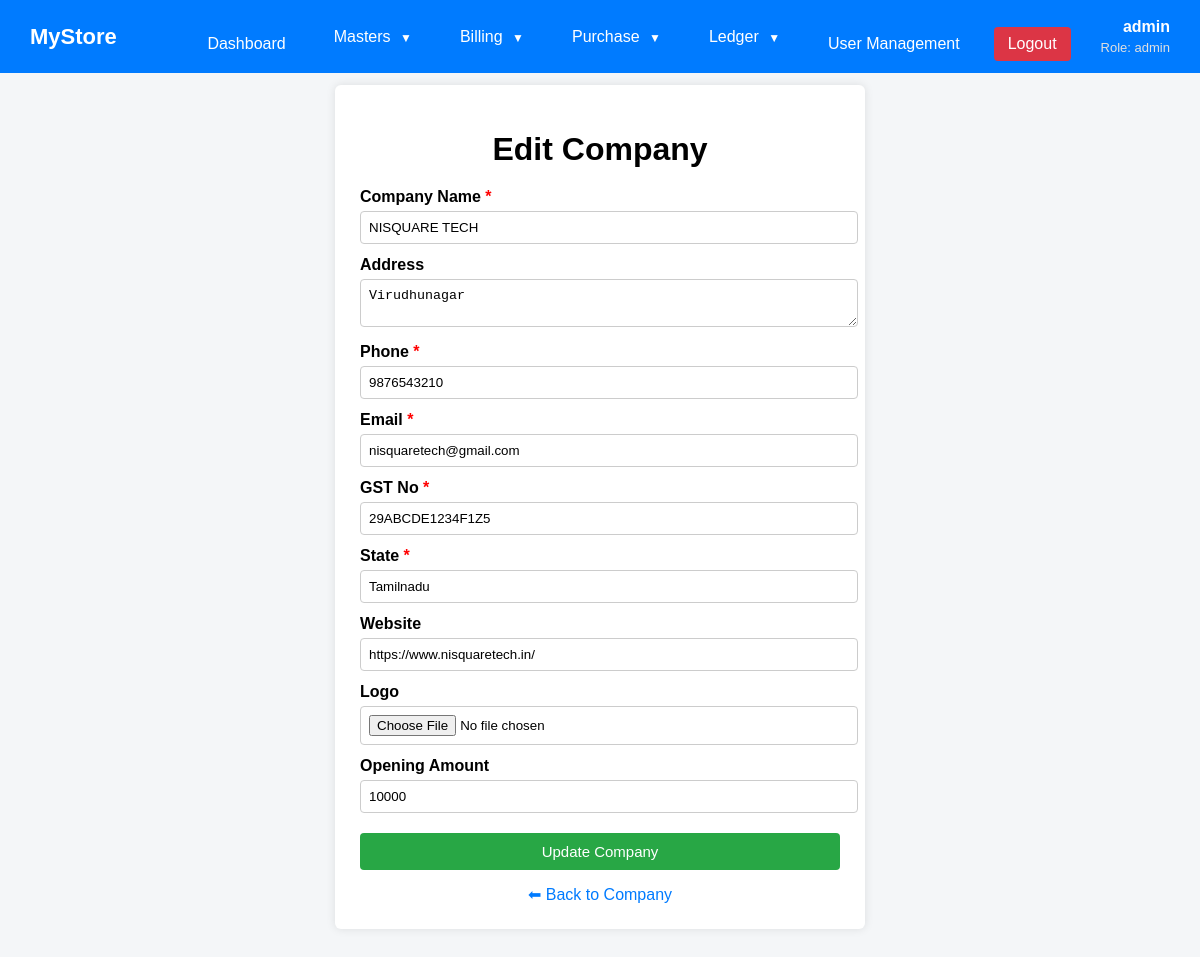
Page /edit_company.php?id=1 (signed in) on the committed database.
### tables this page shows
CREATE TABLE `company` (
  `id` int(11) NOT NULL,
  `comp_name` varchar(255) NOT NULL,
  `comp_address` text,
  `phone` varchar(20) NOT NULL,
  `email` varchar(100) NOT NULL,
  `gstno` varchar(15) NOT NULL,
  `comp_state` varchar(50) NOT NULL,
  `website` varchar(255) NOT NULL,
  `opening_cash` int(11) DEFAULT NULL,
  `logo` varchar(20) NOT NULL
);

### edit_company.php (the view, shortened to what this page needs)
<?php
include "db.php";
$id = $_GET['id'] ?? null;
$stmt = $conn->prepare("SELECT * FROM company WHERE id = ?");
$stmt->bind_param("i", $id);
$stmt->execute();
$result = $stmt->get_result();
$row = $result->fetch_assoc();
?>
<!DOCTYPE html>
<html>
<head>
</head>
<body>
<?php include "dashboard.php"; ?>
<div class="container">
<h1>Edit Company</h1>
<form method="post" enctype="multipart/form-data">
    <label class="required">Company Name</label>
    <input type="text" name="comp_name"
           value="<?= htmlspecialchars($row['comp_name']); ?>" required>
    <label>Address</label>
    <textarea name="comp_address"><?= htmlspecialchars($row['comp_address']); ?></textarea>
    <label class="required">Phone</label>
    <input type="text" name="phone"
           value="<?= htmlspecialchars($row['phone']); ?>" required>
    <label class="required">Email</label>
    <input type="email" name="email"
           value="<?= htmlspecialchars($row['email']); ?>" required>
    <label class="required">GST No</label>
    <input type="text" name="gstno"
           value="<?= htmlspecialchars($row['gstno']); ?>" required>
    <label class="required">State</label>
    <input type="text" name="comp_state"
           value="<?= htmlspecialchars($row['comp_state']); ?>" required>
    <label>Website</label>
    <input type="text" name="website"
           value="<?= htmlspecialchars($row['website']); ?>">
    <label>Logo</label>
    <input type="file" name="logo" accept="image/*">
    <label>Opening Amount</label>
    <input type="number" name="opening_amt"
           value="<?= $row['opening_cash']; ?>">
    <button type="submit" name="submit" class="btn-update">
        Update Company
    </button>
</form>
<a href="companyinfo.php">⬅ Back to Company</a>
</div>
</body>
</html>

### edit_company.php (style rules this page uses)
body { font-family: Arial, sans-serif; background: #f4f6f8; margin: 0; }
.container { width: 480px; margin: 60px auto; background: #fff; padding: 25px; border-radius: 6px; box-shadow: 0 0 10px rgba(0,0,0,0.1); }
h1 { text-align: center; margin-bottom: 20px; }
label { display: block; margin-top: 12px; font-weight: bold; }
input, textarea { width: 100%; padding: 8px; margin-top: 5px; border: 1px solid #ccc; border-radius: 4px; }
textarea { resize: vertical; }
button { width: 100%; margin-top: 20px; padding: 10px; font-size: 15px; border: none; border-radius: 4px; cursor: pointer; }
.btn-update { background: #28a745; color: white; }
a { display: block; text-align: center; margin-top: 15px; text-decoration: none; color: #007bff; }
.required::after { content: " *"; color: red; }

### dashboard.php (style rules this page uses)
body { margin: 0; font-family: Arial, sans-serif; background: #f4f6f8; padding-top: 25px; }

### rows in the picture
company: comp_name "NISQUARE TECH", comp_address "Virudhunagar", phone "9876543210", email "nisquaretech@gmail.com", gstno "29ABCDE1234F1Z5", comp_state "Tamilnadu", website "https://www.nisquaretech.in/", opening_amt "10000"

### other values in the picture
$_SESSION['username'] "admin"
$_SESSION['role'] "admin"
